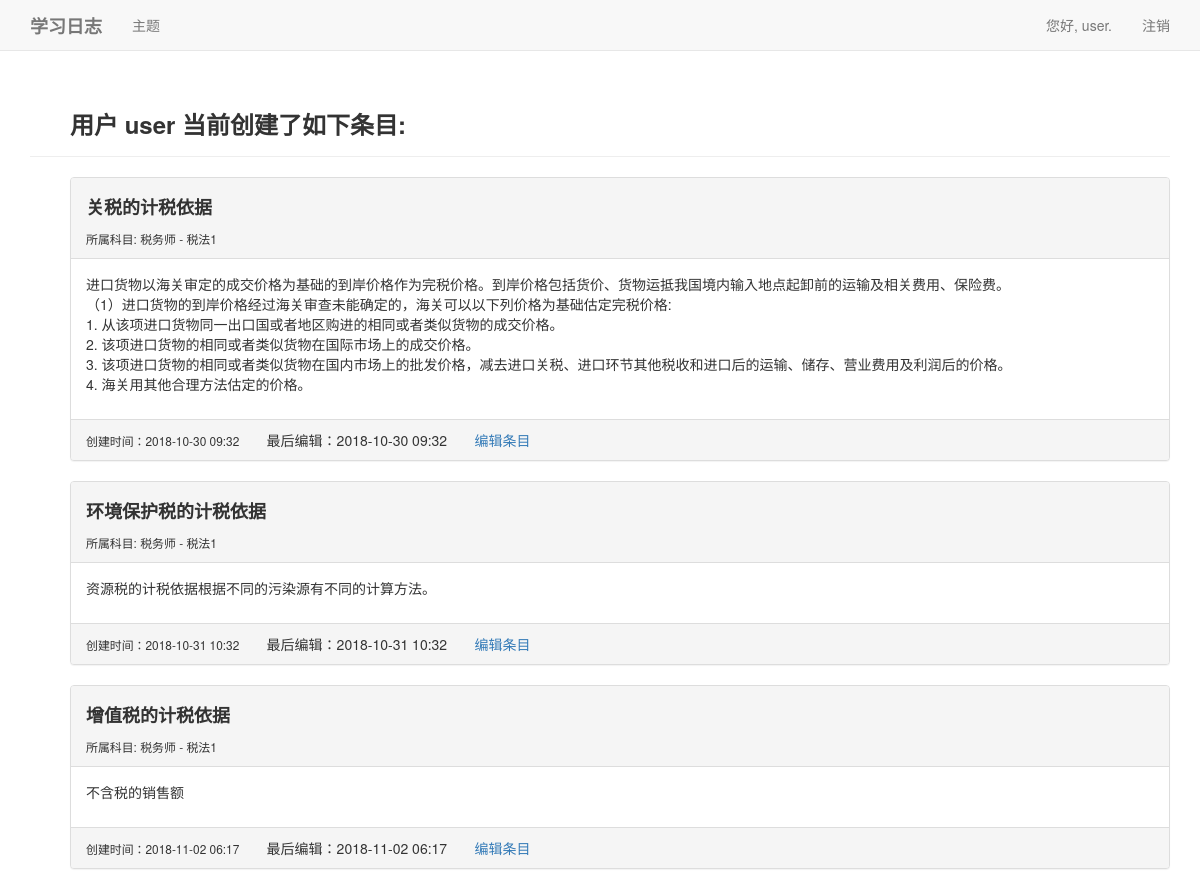
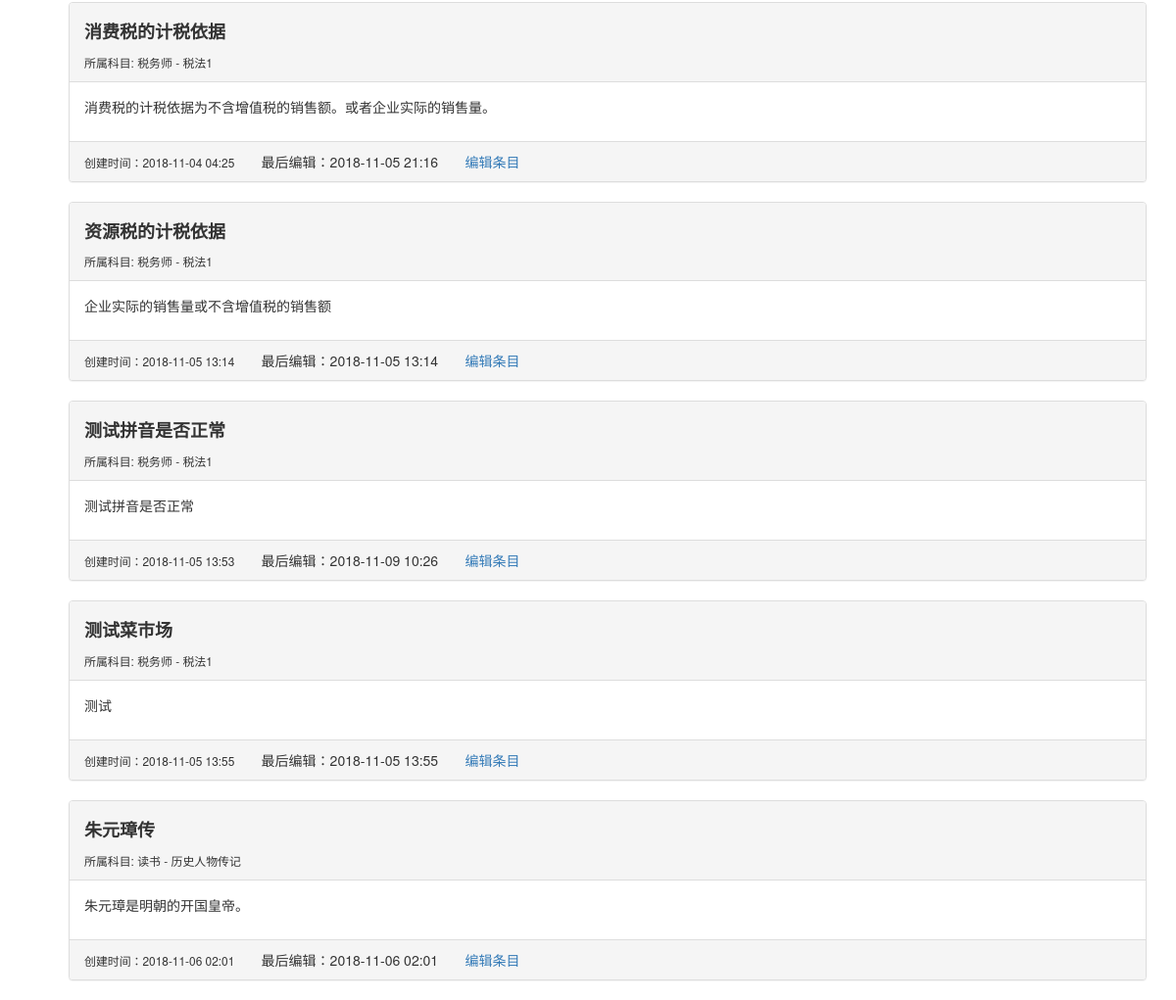
/learning_logs/my_blogs (signed in), run on the app's committed database (2 pictures, top to bottom).
### learning_logs/models.py (models this page shows, shortened)
class Blog(models.Model):
    entry       = models.ForeignKey(Entry, on_delete=models.CASCADE)
    owner       = models.ForeignKey(User, on_delete=models.CASCADE)
    title       = models.CharField(max_length=100)
    name        = models.CharField(max_length=200)
    text        = models.TextField()
    date_added  = models.DateTimeField(auto_now_add=True)
    date_modify = models.DateTimeField(auto_now_add=True)

class Topic(models.Model):
    text       = models.CharField(max_length=20)
    name       = models.CharField(max_length=40)
    date_added = models.DateTimeField(auto_now_add=True)
    def __str__(self):
        return self.text

class Entry(models.Model):
    topic      = models.ForeignKey(Topic, on_delete=models.CASCADE)
    text       = models.CharField(max_length=100)
    name       = models.CharField(max_length=200)
    date_added = models.DateTimeField(auto_now_add=True)
    class Meta:
        verbose_name_plural = 'entries'
    def __str__(self):
        return self.text

### learning_logs/views.py (the view)
# urls.py: re_path('my_blogs', views.my_blogs, name='my_blogs'),
@login_required
def my_blogs(request):
    blogs = Blog.objects.filter(owner=request.user)
    entries = []
    topics  = []
    test_all = []
    for blog in blogs:
        test     = []
        entry = blog.entry
        topic = entry.topic
        test = [blog, entry, topic ]
        test_all.append(test)
    context = {'test_all':test_all}
    return render(request, 'learning_logs/my_blogs.html', context)

### learning_logs/templates/learning_logs/my_blogs.html (shortened to what this page needs)
{% extends "learning_logs/base.html" %}
{% load bootstrap3 %}
{% block header %}
    <h3>
        <b>用户 {{ user.username }} 当前创建了如下条目:</b>
    </h3>
{% endblock header %}
{% block content %}
    {% for test in test_all %}
        <div class="panel panel-default">
            <div class="panel-heading">
                <h4>
                    <b>{{ test.0.title|linebreaks }}</b>
                </h4>
                <small>所属科目: {{ test.2 }} - {{ test.1 }} </small>
            </div>
            <div class="panel-body">
                {{ test.0.text|linebreaks }}
            </div>
            <div class="panel-footer">
                <small>
                    创建时间：{{ test.0.date_added|date:'Y-m-d H:i' }}</small>
                    &nbsp&nbsp&nbsp&nbsp&nbsp
                    最后编辑：{{ test.0.date_modify|date:'Y-m-d H:i' }}</small>
                    <a href="{% url 'learning_logs:edit_blog' test.2.name test.1.name test.0.name %}">编辑条目</a>
            </div>
        </div>
    {% empty %}
        <b>您尚未创建任何条目。</b>
    {% endfor %}
{% endblock content %}

### learning_logs/templates/learning_logs/base.html (shortened to what this page needs)
{% load bootstrap3 %}
<!DOCTYPE html>
<html lang="en">
    <head>
        {% bootstrap_css %}
    </head>
    <body>
        <nav class="navbar navbar-default navbar-static-top">
            <div class="container">
                <div class="navbar-header">
                    <a class="navbar-brand" href="{% url 'learning_logs:index' %}">
                        <b>学习日志</b>
                    </a>
                </div>
                <div id="navbar" class="navbar-collapse collapse">
                    <ul class="nav navbar-nav">
                        <li>
                            <a href="{% url 'learning_logs:topics' %}">主题</a>
                        </li>
                    </ul>
                    <ul class="nav navbar-nav navbar-right">
                        {% if user.is_authenticated %}
                            <li>
                                <a>您好, {{ user.username}}.</a>
                            </li>
                            <li>
                                <a href="{% url 'users:logout' %}">注销</a>
                            </li>
                        {% endif %}
                    </ul>
                </div>
            </div>
        </nav>
        <div class="container">
            <dir class="page-header">
                {% block header %}
                {% endblock header %}
            </dir>
            <dir>
                {% block content %}
                {% endblock content %}
            </dir>
        </div>
    </body>
</html>

### data on the page
Blog: title "关税的计税依据", text "税务师", text "税法1", text "进口货物以海关审定的成交价格为基础的到岸价格作为完税价格。到岸价格包括货价、货物运抵我国境内输入地点起卸前的运输及相关费用、保险费。 （1）进口货物的到岸价格经过海关审查未能确定的，海关可以以下列价格为基础估定完税价格: 1. 从该项进口货物同一出口国或者地区购进的相同或者类似货物的成交价格。 2. 该项进口货物的相同或者类似货物在国际市场上的成交价格。 3. 该项进口货物的相同或者类似货物在国内市场上的批发价格，减去进口关税、进口环节其他税收和进口后的运输、储存、营业费用及利润后的价格。 4. 海关用其他合理方法估定的价格。", date_added "2018-10-30 09:32", date_modify "2018-10-30 09:32"
Blog: title "环境保护税的计税依据", text "税务师", text "税法1", text "资源税的计税依据根据不同的污染源有不同的计算方法。", date_added "2018-10-31 10:32", date_modify "2018-10-31 10:32"
Blog: title "增值税的计税依据", text "税务师", text "税法1", text "不含税的销售额", date_added "2018-11-02 06:17", date_modify "2018-11-02 06:17"
Blog: title "消费税的计税依据", text "税务师", text "税法1", text "消费税的计税依据为不含增值税的销售额。或者企业实际的销售量。", date_added "2018-11-04 04:25", date_modify "2018-11-05 21:16"
Blog: title "资源税的计税依据", text "税务师", text "税法1", text "企业实际的销售量或不含增值税的销售额", date_added "2018-11-05 13:14", date_modify "2018-11-05 13:14"
Blog: title "测试拼音是否正常", text "税务师", text "税法1", text "测试拼音是否正常", date_added "2018-11-05 13:53", date_modify "2018-11-09 10:26"
Blog: title "测试菜市场", text "税务师", text "税法1", text "测试", date_added "2018-11-05 13:55", date_modify "2018-11-05 13:55"
Blog: title "朱元璋传", text "读书", text "历史人物传记", text "朱元璋是明朝的开国皇帝。", date_added "2018-11-06 02:01", date_modify "2018-11-06 02:01"

### other printed values
{{ user.username }} "user"
